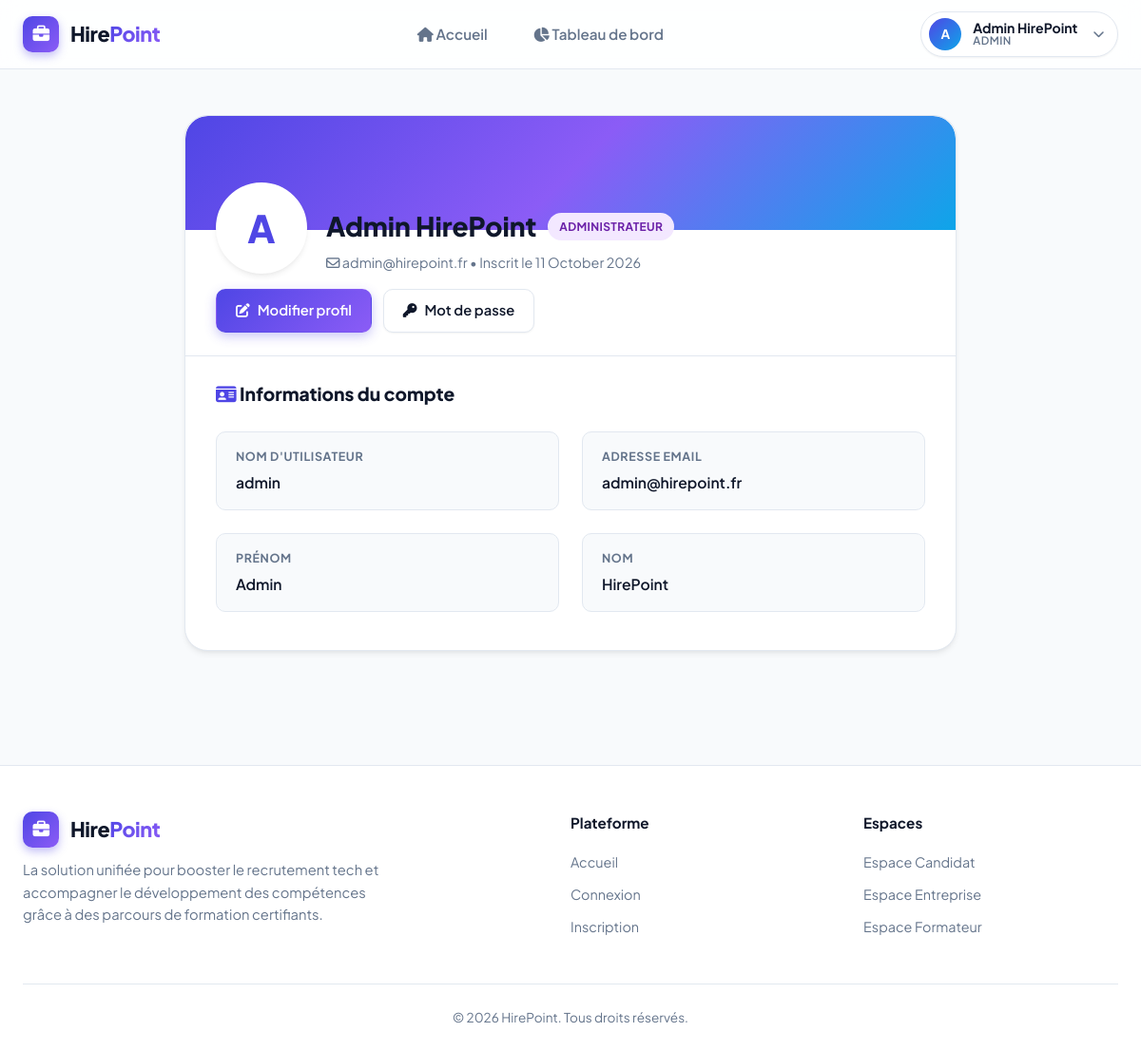
Page /profile/ (signed in) on the committed database.
### user/models.py (models this page shows, shortened)
class User(AbstractUser):
    role = models.CharField(
        max_length=20,
        choices=Role.choices,
        default=Role.CANDIDAT
    )
    dateInscription = models.DateField(auto_now_add=True)
    @property
    def is_candidat(self):
        return self.role == Role.CANDIDAT
    @property
    def is_entreprise(self):
        return self.role == Role.ENTREPRISE
    @property
    def is_formateur(self):
        return self.role == Role.FORMATEUR
    @property
    def is_admin(self):
        return self.role == Role.ADMINISTRATEUR or self.is_superuser or self.is_staff
    @property
    def display_name(self):
        if self.is_entreprise and hasattr(self, 'entreprise'):
            return self.entreprise.nomEntreprise
        if self.is_candidat and hasattr(self, 'candidat'):
            prenom = getattr(self.candidat, 'prenom', '')
            nom = getattr(self.candidat, 'nom', '')
            if prenom or nom:
                return f"{prenom} {nom}".strip()
        if self.is_formateur and hasattr(self, 'formateur'):
            prenom = getattr(self.formateur, 'prenom', '')
            nom = getattr(self.formateur, 'nom', '')
            if prenom or nom:
                return f"{prenom} {nom}".strip()
        full = self.get_full_name()
        return full if full else self.username
    @property
    def profile_object(self):
        if self.is_candidat and hasattr(self, 'candidat'):
            return self.candidat
        if self.is_entreprise and hasattr(self, 'entreprise'):
            return self.entreprise
        if self.is_formateur and hasattr(self, 'formateur'):
            return self.formateur
        return self

### user/views.py (the view)
# urls.py: path('profile/', views.profile_view, name='profile'),
@login_required
def profile_view(request):
    user = request.user
    profile_obj = user.profile_object
    context = {
        'user': user,
        'profile_obj': profile_obj,
    }
    return render(request, 'user/profile.html', context)

### templates/user/profile.html (shortened to what this page needs)
{% extends 'base.html' %}
{% load static %}
{% block content %}
<div class="container-medium" style="padding-top: 1rem; padding-bottom: 2rem;">
    <div class="card" style="padding: 0; overflow: hidden; margin-bottom: 2rem;">
        <div class="profile-cover"></div>
        <div class="profile-card-header">
            <div style="display: flex; align-items: flex-end; gap: 1.25rem;">
                <div class="profile-avatar-large">
                    {{ user.username|slice:":1"|upper }}
                </div>
                <div>
                    <div style="display: flex; align-items: center; gap: 0.75rem; flex-wrap: wrap;">
                        <h1 style="font-size: 1.75rem; font-weight: 800; color: var(--text-main);">{{ user.display_name }}</h1>
                        <span class="badge
                            {% if user.is_admin %}badge-admin
                            {% elif user.is_entreprise %}badge-entreprise
                            {% elif user.is_formateur %}badge-formateur
                            {% else %}badge-candidat{% endif %}">
                            {{ user.get_role_display }}
                        </span>
                    </div>
                    <p style="color: var(--text-muted); font-size: 0.9rem; margin-top: 0.25rem;">
                        <i class="fa-regular fa-envelope"></i> {{ user.email }} &bull; Inscrit le {{ user.dateInscription|date:"d F Y" }}
                    </p>
                </div>
            </div>
            <div style="display: flex; gap: 0.75rem;">
                <a href="{% url 'profile_edit' %}" class="btn btn-primary" id="profile-edit-btn">
                    <i class="fa-solid fa-pen-to-square"></i> Modifier profil
                </a>
                <a href="{% url 'password_change' %}" class="btn btn-secondary" id="profile-password-btn">
                    <i class="fa-solid fa-key"></i> Mot de passe
                </a>
            </div>
        </div>
        <div style="padding: 1.5rem 2rem 2.5rem 2rem; border-top: 1px solid var(--border-color);">
            <h2 style="font-size: 1.2rem; font-weight: 800; margin-bottom: 1rem; color: var(--text-main);">
                <i class="fa-solid fa-id-card" style="color: var(--primary);"></i> Informations du compte
            </h2>
            <div class="profile-details-grid">
                <div class="profile-detail-item">
                    <div class="profile-detail-label">Nom d'utilisateur</div>
                    <div class="profile-detail-value">{{ user.username }}</div>
                </div>
                <div class="profile-detail-item">
                    <div class="profile-detail-label">Adresse Email</div>
                    <div class="profile-detail-value">{{ user.email|default:"Non renseignée" }}</div>
                </div>
                {% if user.is_candidat and profile_obj %}
                    <div class="profile-detail-item">
                        <div class="profile-detail-label">Nom complet</div>
                        <div class="profile-detail-value">{{ profile_obj.prenom }} {{ profile_obj.nom }}</div>
                    </div>
                    <div class="profile-detail-item">
                        <div class="profile-detail-label">Téléphone</div>
                        <div class="profile-detail-value">{{ profile_obj.telephone|default:"Non renseigné" }}</div>
                    </div>
                    <div class="profile-detail-item" style="grid-column: 1 / -1;">
                        <div class="profile-detail-label">Adresse / Localisation</div>
                        <div class="profile-detail-value">{{ profile_obj.adresse|default:"Non renseignée" }}</div>
                    </div>
                    {% if profile_obj.bio %}
                    <div class="profile-detail-item" style="grid-column: 1 / -1;">
                        <div class="profile-detail-label">Présentation / Bio</div>
                        <div class="profile-detail-value" style="font-weight: 400; line-height: 1.6;">{{ profile_obj.bio }}</div>
                    </div>
                    {% endif %}
                    {% if profile_obj.competences.all %}
                    <div class="profile-detail-item" style="grid-column: 1 / -1;">
                        <div class="profile-detail-label">Compétences validées</div>
                        <div style="display: flex; flex-wrap: wrap; gap: 0.5rem; margin-top: 0.5rem;">
                            {% for c in profile_obj.competences.all %}
                            <span class="badge" style="background: #eef2ff; color: var(--primary); font-size: 0.8rem; text-transform: none;">
                                <i class="fa-solid fa-check"></i> {{ c.nom }}
                            </span>
                            {% endfor %}
                        </div>
                    </div>
                    {% endif %}
                {% else %}
                    <div class="profile-detail-item">
                        <div class="profile-detail-label">Prénom</div>
                        <div class="profile-detail-value">{{ user.first_name|default:"Non renseigné" }}</div>
                    </div>
                    <div class="profile-detail-item">
                        <div class="profile-detail-label">Nom</div>
                        <div class="profile-detail-value">{{ user.last_name|default:"Non renseigné" }}</div>
                    </div>
                {% endif %}
            </div>
        </div>
    </div>
</div>
{% endblock %}

### templates/base.html (shortened to what this page needs)
{% load static %}
<!DOCTYPE html>
<html lang="fr">
<head>
    <link rel="stylesheet" href="https://cdnjs.cloudflare.com/ajax/libs/font-awesome/6.5.1/css/all.min.css" />
    <link rel="stylesheet" href="{% static 'css/style.css' %}">
</head>
<body>
    <header class="navbar" id="main-navbar">
        <div class="container navbar-container">
            <a href="{% url 'home' %}" class="navbar-brand" id="brand-link">
                <div class="brand-icon">
                    <i class="fa-solid fa-briefcase"></i>
                </div>
                <div class="brand-name">Hire<span>Point</span></div>
            </a>
            <ul class="nav-menu" id="nav-menu">
                <li><a href="{% url 'home' %}" class="nav-link {% if request.resolver_match.url_name == 'home' %}active{% endif %}"><i class="fa-solid fa-house"></i> Accueil</a></li>
                {% if user.is_authenticated %}
                <li><a href="{% url 'dashboard' %}" class="nav-link {% if request.resolver_match.url_name == 'dashboard' %}active{% endif %}"><i class="fa-solid fa-chart-pie"></i> Tableau de bord</a></li>
                {% endif %}
            </ul>
            <div class="nav-actions">
                {% if user.is_authenticated %}
                    <div class="user-dropdown" id="user-dropdown-menu">
                        <div class="user-pill" id="user-profile-pill" tabindex="0" role="button" aria-haspopup="true" aria-expanded="false">
                            <div class="user-avatar-sm">
                                {{ user.username|slice:":1"|upper }}
                            </div>
                            <div class="user-pill-info">
                                <span class="user-pill-name">{{ user.display_name }}</span>
                                <span class="user-pill-role">
                                    {% if user.is_admin %}Admin
                                    {% elif user.is_entreprise %}Entreprise
                                    {% elif user.is_formateur %}Formateur
                                    {% else %}Candidat{% endif %}
                                </span>
                            </div>
                            <i class="fa-solid fa-chevron-down" style="font-size: 0.75rem; color: var(--text-muted); margin-left: 0.25rem;"></i>
                        </div>
                    </div>
                {% endif %}
            </div>
        </div>
    </header>
    <main class="main-content" id="main-content-area">
        <div class="container">
            {% block content %}{% endblock %}
        </div>
    </main>
    <footer class="footer" id="main-footer">
        <div class="container">
            <div class="footer-grid">
                <div class="footer-brand">
                    <div class="navbar-brand">
                        <div class="brand-icon">
                            <i class="fa-solid fa-briefcase"></i>
                        </div>
                        <div class="brand-name">Hire<span>Point</span></div>
                    </div>
                    <p>La solution unifiée pour booster le recrutement tech et accompagner le développement des compétences grâce à des parcours de formation certifiants.</p>
                </div>
                <div>
                    <h4 class="footer-heading">Plateforme</h4>
                    <ul class="footer-links">
                        <li><a href="{% url 'home' %}">Accueil</a></li>
                        <li><a href="{% url 'login' %}">Connexion</a></li>
                        <li><a href="{% url 'register' %}">Inscription</a></li>
                    </ul>
                </div>
                <div>
                    <h4 class="footer-heading">Espaces</h4>
                    <ul class="footer-links">
                        <li><a href="{% url 'register' %}?role=candidat">Espace Candidat</a></li>
                        <li><a href="{% url 'register' %}?role=entreprise">Espace Entreprise</a></li>
                        <li><a href="{% url 'register' %}?role=formateur">Espace Formateur</a></li>
                    </ul>
                </div>
            </div>
            <div class="footer-bottom">
                <p>&copy; 2026 HirePoint. Tous droits réservés.</p>
            </div>
        </div>
    </footer>
</body>
</html>

### rows in the picture
User: username "A", display_name "Admin HirePoint", role "ADMINISTRATEUR", email "admin@hirepoint.fr", dateInscription "11 October 2026", username "admin", first_name "Admin", last_name "HirePoint"
